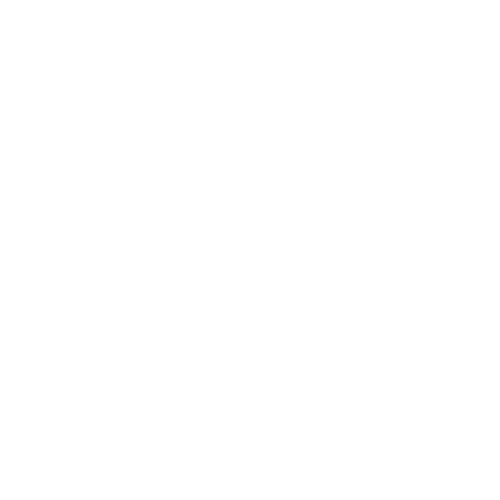
Frame 1 (no input)
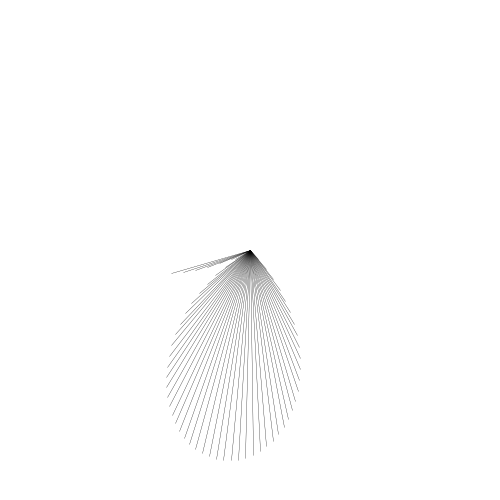
Frame 60 (the mouse pressed at the canvas centre just before this capture)
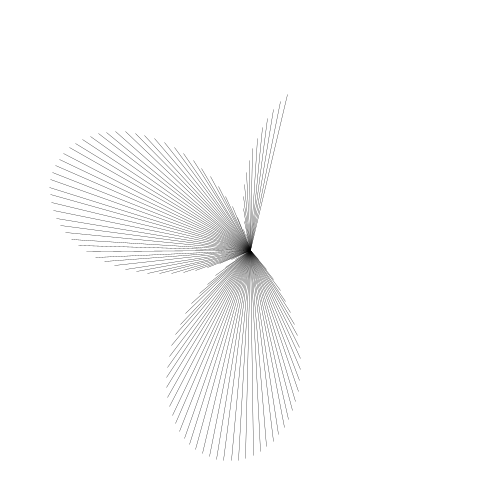
Frame 120 (the mouse held since frame 60 and released just before this capture)

The Processing sketch that drew these frames (run headless with seeded random() and noise(); from frame 60 on, the mouse is pressed at the canvas centre):

// Processing sketch: b_Fleur_02
// ── b_Fleur_02.pde
/*
LIGNES
Lire aussi : http://freeartbureau.org/esad_teaching/blog/2013/10/14/beyond-the-basics/
 
 */

/////////////////////////// GLOBALS ////////////////////////////

float len = 300;      // Déclarer une variable pour la longeur de notre ligne.
float angle;         //  Déclarer une variable pour l'angle de rotation.
 
// On déclare une deuxième angle qui nous sert de valeur pour 
// varier les valeurs sin() et par la suite dont on sert pour
// aussi varier la longeur de nos lignes.
float angle2;       

/////////////////////////// SETUP ////////////////////////////

void setup() {
  size(500, 500);
  background(255);
  smooth();
  angle = radians(0);
  angle2 = radians(0);
  
  stroke(0);
  strokeWeight(0.3);
  frameRate(30);
}

/////////////////////////// DRAW ////////////////////////////
void draw() {

  pushMatrix();
  translate(width/2, height/2);
  rotate(angle);
  
  len = abs(sin(angle2*0.12)) * 150; 
  
  line(0, 0, len, len);
  
  /*
  float offSet = noise(len*0.05) * 100;
  line(0, 0, len+offSet, len+offSet);
  */
  
  popMatrix();

  angle += 0.0350;  
  angle2 += 0.5;

  // Activez ces lignes en dessus si vous voulez  
  // simplement faire un tour complet puis s'arrêter.
  /*
  if(angle >= radians(360)) {
   noLoop(); 
   }
  */
}

/////////////////////////// FUNCTIONS ////////////////////////////
